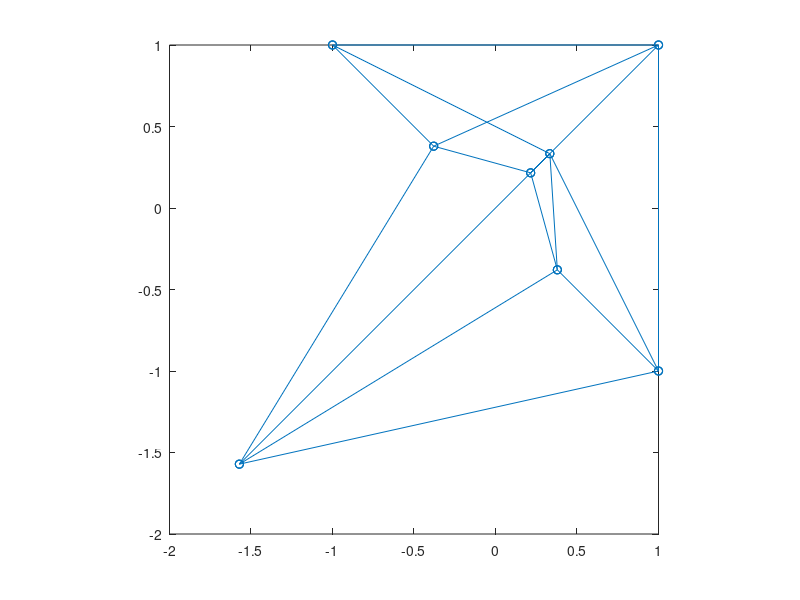

Recreate this plot in MATLAB.
s = 4;  % Distance from origin to screen
d = 8;  % Distance from screen to camera

E = [0, 0, s+d];
T = [0, 0, 0];
t_n = (T-E)/norm(T-E);

% A = [d/(s+d) 0       s                      (-d/(s+d))+2;
%      0       d/(s+d) s                      (-d/(s+d))+2;
%      0       0       (d*(1-(s+d))/(-1+s+d)) (-d/(-1+s+d))+2;
%      0       0       s                      (-d/(s+d))+2]'
 
A = [
    d/(s+d) 0 s (-2*d)/(s+d)+2;
    0 d/(s+d), s, (-2*d)/(s+d)+2;
    0 0 (d*(1-s+d))/(-1+s+d)+s+d (-2*d)/(-1+s+d)+2;
    0 0 s (-d)/(s+d)+2
]'
% A = [
%     d/(s+d) 0 s (-2*d)/(s+d)+2;
%     0 d/(s+d) s (-2*d)/(s+d)+2;
%     0 0       s (-2*d)/(-1+s+d)+2;
%     0 0       s (-d)/(s+d)+2
% ]'

test = [2; 0; 0; 1];

disp(A*test)

vertices = [
    2, 2, 0, 1;
    2, -2, 0, 1;
    -2, -2, 0, 1;
    -2, 2, 0, 1;
    
    2, 2, 4, 1;
    2, -2, 4, 1;
    -2, -2, 4, 1;
    -2, 2, 4, 1;
];

edges = [
    1 2;
    2 3;
    3 4;
    4 1;
    
    5 6;
    6 7;
    7 8;
    8 5;
    
    5 1;
    6 2;
    7 3;
    8 4;
];

p = vertices(edges', :)';

p = A*p;

fig = figure('Name', 'Object');
% plot(p(1,:), p(2,:), '-o');
plot(p(1,:)./p(4,:), p(2,:)./p(4,:), '-o');

axis square;